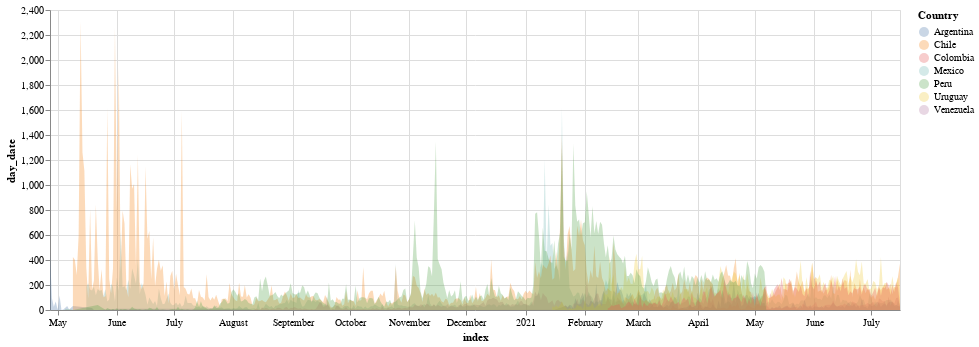

Source (notebook cell):
### Code cell
import altair as alt
alt.Chart(result).mark_area(opacity=0.3).encode(
    x="index:T",
    y=alt.Y("day_date:Q", stack=None),
    color="Country",
    tooltip = ('index:T', 'day_date', 'Country')
).properties(
    width=850,
    height=300
)

### Figure 1 — Vega-Lite specification as saved in the notebook (floating-point values rounded to 4 significant figures; data arrays with more than 128 entries replaced by an {"elided": "..."} marker saying what was removed)
{"config": {"view": {"continuousWidth": 400, "continuousHeight": 300}}, "data": {"name": "data-1898517bf21d0b531f5acbcf6e35fd00"}, "mark": {"type": "area", "opacity": 0.3}, "encoding": {"color": {"type": "nominal", "field": "Country"}, "tooltip": [{"type": "temporal", "field": "index"}, {"type": "quantitative", "field": "day_date"}, {"type": "nominal", "field": "Country"}], "x": {"type": "temporal", "field": "index"}, "y": {"type": "quantitative", "field": "day_date", "stack": null}}, "height": 300, "width": 850, "$schema": "https://vega.github.io/schema/vega-lite/v4.8.1.json", "datasets": {"data-1898517bf21d0b531f5acbcf6e35fd00": {"elided": "2079 records"}}}
